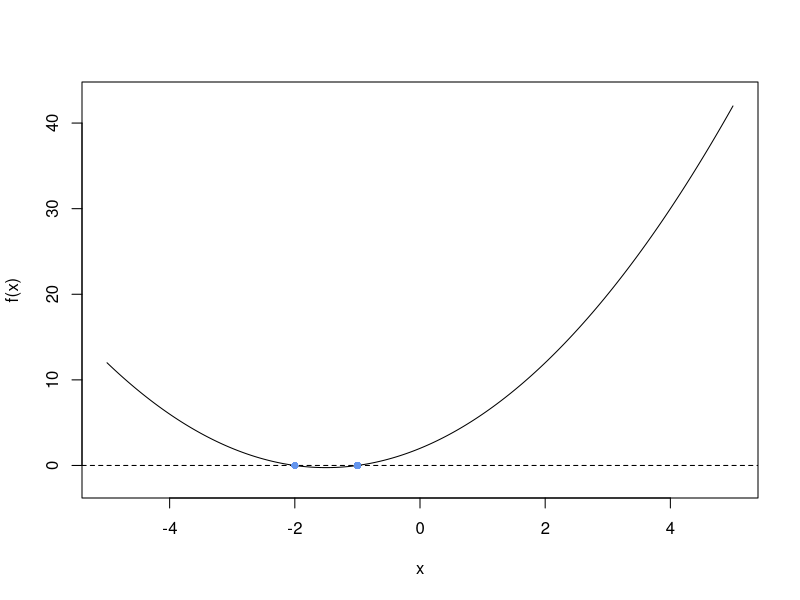

The R source for this figure:
## ---- chunk 1
#| echo: false
# Define variables a, b, and c
a <- 1
b <- 3
c <- 2

# Compute the discriminate to determine the number of solutions 
discriminate <- b^2 - 4*a*c 

if (discriminate < 0) {
    # No real solution
    print(strwrap(paste0("There are no real solutions to f(x) = ax\u00B2 + bx +
                         c when a = ", a, ", b = ", b, " , and c = ", c, ".")), 
            quote = FALSE)
    solutions <- NA
  } else if (discriminate == 0) {
    # One real solution
    realsolution <- -b / 2*a
  
    print(strwrap(paste0("There is one real solution to  f(x) = ax\u00B2 + bx + 
                         c when a = ", a, ", b = ", b, ", and c = ", c, ".", 
                         "The solution is x =", realsolution, ".")),
          quote = FALSE)
    solutions <- realsolution
    } else {
      # if discriminate > 0 
      # Two real solutions
      realsolution1 <- (-b - sqrt(discriminate)) / 2*a
      realsolution2 <- (-b + sqrt(discriminate)) / 2*a
  
      print(strwrap(paste0("There are two real solutions to f(x) = ax\u00B2 + bx 
                           + c when a = ", a, ", b = ", b, ", and c = ", c, ".", 
                           " The solutions are x = ", realsolution1,
                           " and x = ", realsolution2, ".")), quote = FALSE)
      solutions <- c(realsolution1, realsolution2)
      }
## ---- chunk 2
#| echo: false
x <- seq(-5, 5, length = 300)
plot(x, a*x^2 + b*x + c, type = "l", ylab = "f(x)", ylim = c(-2, 43))
abline(h = 0, lty = 2)
points(solutions, rep(0, length(solutions)), pch = 16, col = "cornflowerblue")
